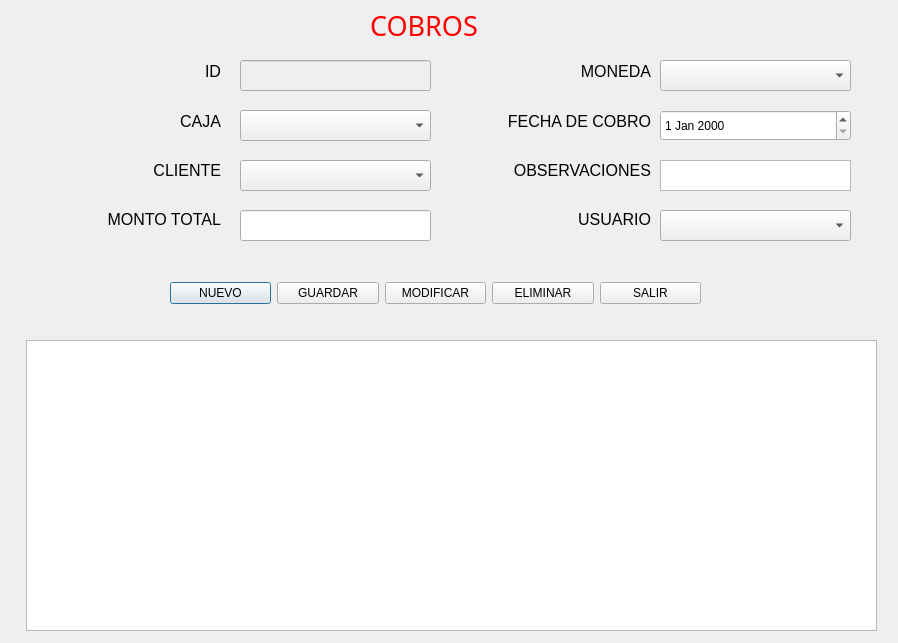
<?xml version="1.0" encoding="UTF-8"?>
<ui version="4.0">
 <class>Cobros</class>
 <widget class="QDialog" name="Cobros">
  <property name="geometry">
   <rect>
    <x>0</x>
    <y>0</y>
    <width>898</width>
    <height>643</height>
   </rect>
  </property>
  <property name="windowTitle">
   <string>Cobros</string>
  </property>
  <widget class="QTableView" name="tablaCobros">
   <property name="geometry">
    <rect>
     <x>26</x>
     <y>340</y>
     <width>851</width>
     <height>291</height>
    </rect>
   </property>
  </widget>
  <widget class="QLabel" name="label">
   <property name="geometry">
    <rect>
     <x>370</x>
     <y>10</y>
     <width>111</width>
     <height>31</height>
    </rect>
   </property>
   <property name="font">
    <font>
     <family>MV Boli</family>
     <pointsize>20</pointsize>
     <underline>false</underline>
    </font>
   </property>
   <property name="styleSheet">
    <string notr="true">color: rgb(255, 0, 0);</string>
   </property>
   <property name="text">
    <string>COBROS</string>
   </property>
   <property name="textFormat">
    <enum>Qt::TextFormat::AutoText</enum>
   </property>
  </widget>
  <widget class="QWidget" name="layoutWidget_3">
   <property name="geometry">
    <rect>
     <x>470</x>
     <y>50</y>
     <width>181</width>
     <height>191</height>
    </rect>
   </property>
   <layout class="QVBoxLayout" name="_3">
    <item>
     <widget class="QLabel" name="labelMoneda">
      <property name="font">
       <font>
        <pointsize>12</pointsize>
       </font>
      </property>
      <property name="text">
       <string>MONEDA</string>
      </property>
      <property name="alignment">
       <set>Qt::AlignmentFlag::AlignRight|Qt::AlignmentFlag::AlignTrailing|Qt::AlignmentFlag::AlignVCenter</set>
      </property>
     </widget>
    </item>
    <item>
     <widget class="QLabel" name="labelFechaCobro">
      <property name="font">
       <font>
        <family>Segoe UI</family>
        <pointsize>12</pointsize>
       </font>
      </property>
      <property name="text">
       <string>FECHA DE COBRO</string>
      </property>
      <property name="alignment">
       <set>Qt::AlignmentFlag::AlignRight|Qt::AlignmentFlag::AlignTrailing|Qt::AlignmentFlag::AlignVCenter</set>
      </property>
     </widget>
    </item>
    <item>
     <widget class="QLabel" name="labelObservaciones">
      <property name="font">
       <font>
        <family>Segoe UI</family>
        <pointsize>12</pointsize>
       </font>
      </property>
      <property name="text">
       <string>OBSERVACIONES</string>
      </property>
      <property name="alignment">
       <set>Qt::AlignmentFlag::AlignRight|Qt::AlignmentFlag::AlignTrailing|Qt::AlignmentFlag::AlignVCenter</set>
      </property>
     </widget>
    </item>
    <item>
     <widget class="QLabel" name="labelUsuario">
      <property name="font">
       <font>
        <pointsize>12</pointsize>
       </font>
      </property>
      <property name="text">
       <string>USUARIO</string>
      </property>
      <property name="alignment">
       <set>Qt::AlignmentFlag::AlignRight|Qt::AlignmentFlag::AlignTrailing|Qt::AlignmentFlag::AlignVCenter</set>
      </property>
     </widget>
    </item>
   </layout>
  </widget>
  <widget class="QComboBox" name="cbCaja">
   <property name="geometry">
    <rect>
     <x>240</x>
     <y>110</y>
     <width>191</width>
     <height>31</height>
    </rect>
   </property>
  </widget>
  <widget class="QLineEdit" name="txtMontoTotal">
   <property name="geometry">
    <rect>
     <x>240</x>
     <y>210</y>
     <width>191</width>
     <height>31</height>
    </rect>
   </property>
  </widget>
  <widget class="QLineEdit" name="txtID">
   <property name="enabled">
    <bool>false</bool>
   </property>
   <property name="geometry">
    <rect>
     <x>240</x>
     <y>60</y>
     <width>191</width>
     <height>31</height>
    </rect>
   </property>
  </widget>
  <widget class="QComboBox" name="cbCliente">
   <property name="geometry">
    <rect>
     <x>240</x>
     <y>160</y>
     <width>191</width>
     <height>31</height>
    </rect>
   </property>
  </widget>
  <widget class="QWidget" name="layoutWidget">
   <property name="geometry">
    <rect>
     <x>30</x>
     <y>50</y>
     <width>191</width>
     <height>191</height>
    </rect>
   </property>
   <layout class="QVBoxLayout" name="_2">
    <item>
     <widget class="QLabel" name="labelID">
      <property name="font">
       <font>
        <family>Segoe UI</family>
        <pointsize>12</pointsize>
       </font>
      </property>
      <property name="text">
       <string>ID</string>
      </property>
      <property name="alignment">
       <set>Qt::AlignmentFlag::AlignRight|Qt::AlignmentFlag::AlignTrailing|Qt::AlignmentFlag::AlignVCenter</set>
      </property>
     </widget>
    </item>
    <item>
     <widget class="QLabel" name="labelCaja">
      <property name="font">
       <font>
        <family>Segoe UI</family>
        <pointsize>12</pointsize>
       </font>
      </property>
      <property name="text">
       <string>CAJA</string>
      </property>
      <property name="alignment">
       <set>Qt::AlignmentFlag::AlignRight|Qt::AlignmentFlag::AlignTrailing|Qt::AlignmentFlag::AlignVCenter</set>
      </property>
     </widget>
    </item>
    <item>
     <widget class="QLabel" name="labelCliente">
      <property name="font">
       <font>
        <pointsize>12</pointsize>
       </font>
      </property>
      <property name="text">
       <string>CLIENTE</string>
      </property>
      <property name="alignment">
       <set>Qt::AlignmentFlag::AlignRight|Qt::AlignmentFlag::AlignTrailing|Qt::AlignmentFlag::AlignVCenter</set>
      </property>
     </widget>
    </item>
    <item>
     <widget class="QLabel" name="labelMontoTotal">
      <property name="font">
       <font>
        <pointsize>12</pointsize>
       </font>
      </property>
      <property name="text">
       <string>MONTO TOTAL</string>
      </property>
      <property name="alignment">
       <set>Qt::AlignmentFlag::AlignRight|Qt::AlignmentFlag::AlignTrailing|Qt::AlignmentFlag::AlignVCenter</set>
      </property>
     </widget>
    </item>
   </layout>
  </widget>
  <widget class="QTextEdit" name="txtObservaciones">
   <property name="geometry">
    <rect>
     <x>660</x>
     <y>160</y>
     <width>191</width>
     <height>31</height>
    </rect>
   </property>
  </widget>
  <widget class="QWidget" name="layoutWidget_2">
   <property name="geometry">
    <rect>
     <x>170</x>
     <y>280</y>
     <width>531</width>
     <height>26</height>
    </rect>
   </property>
   <layout class="QHBoxLayout" name="horizontalLayout">
    <item>
     <widget class="QPushButton" name="btnNuevo">
      <property name="text">
       <string>NUEVO</string>
      </property>
      <property name="icon">
       <iconset theme="QIcon::ThemeIcon::FolderNew"/>
      </property>
     </widget>
    </item>
    <item>
     <widget class="QPushButton" name="btnGuardar">
      <property name="text">
       <string>GUARDAR</string>
      </property>
      <property name="icon">
       <iconset theme="QIcon::ThemeIcon::DocumentSave"/>
      </property>
     </widget>
    </item>
    <item>
     <widget class="QPushButton" name="btnModificar">
      <property name="text">
       <string>MODIFICAR</string>
      </property>
      <property name="icon">
       <iconset theme="QIcon::ThemeIcon::MailMessageNew"/>
      </property>
     </widget>
    </item>
    <item>
     <widget class="QPushButton" name="btnEliminar">
      <property name="text">
       <string>ELIMINAR</string>
      </property>
      <property name="icon">
       <iconset theme="QIcon::ThemeIcon::ApplicationExit"/>
      </property>
     </widget>
    </item>
    <item>
     <widget class="QPushButton" name="btnSalir">
      <property name="text">
       <string>SALIR</string>
      </property>
      <property name="icon">
       <iconset theme="QIcon::ThemeIcon::SystemLogOut"/>
      </property>
     </widget>
    </item>
   </layout>
  </widget>
  <widget class="QComboBox" name="cbMoneda">
   <property name="geometry">
    <rect>
     <x>660</x>
     <y>60</y>
     <width>191</width>
     <height>31</height>
    </rect>
   </property>
  </widget>
  <widget class="QDateEdit" name="dtFechaCobro">
   <property name="geometry">
    <rect>
     <x>660</x>
     <y>110</y>
     <width>191</width>
     <height>31</height>
    </rect>
   </property>
  </widget>
  <widget class="QComboBox" name="cbUsuario">
   <property name="geometry">
    <rect>
     <x>660</x>
     <y>210</y>
     <width>191</width>
     <height>31</height>
    </rect>
   </property>
  </widget>
 </widget>
 <resources/>
 <connections/>
</ui>
